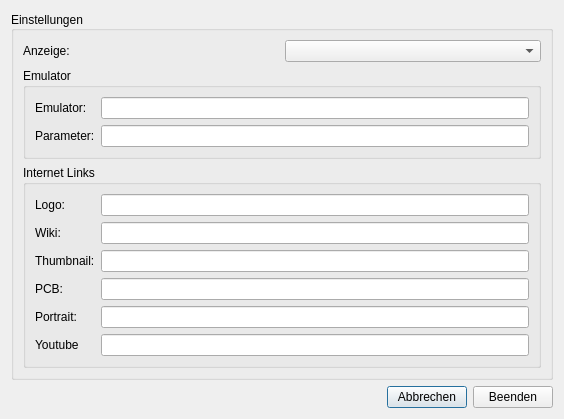
<?xml version="1.0" encoding="UTF-8"?>
<ui version="4.0">
 <class>SystemEditor</class>
 <widget class="QDialog" name="SystemEditor">
  <property name="geometry">
   <rect>
    <x>0</x>
    <y>0</y>
    <width>564</width>
    <height>378</height>
   </rect>
  </property>
  <property name="windowTitle">
   <string>Dialog</string>
  </property>
  <layout class="QGridLayout" name="gridLayout">
   <item row="1" column="0">
    <layout class="QHBoxLayout" name="horizontalLayout">
     <item>
      <spacer name="horizontalSpacer">
       <property name="orientation">
        <enum>Qt::Horizontal</enum>
       </property>
       <property name="sizeHint" stdset="0">
        <size>
         <width>40</width>
         <height>20</height>
        </size>
       </property>
      </spacer>
     </item>
     <item>
      <widget class="QPushButton" name="cmdCancel">
       <property name="text">
        <string>Abbrechen</string>
       </property>
      </widget>
     </item>
     <item>
      <widget class="QPushButton" name="cmdExit">
       <property name="text">
        <string>Beenden</string>
       </property>
      </widget>
     </item>
    </layout>
   </item>
   <item row="0" column="0">
    <widget class="QGroupBox" name="groupBox">
     <property name="sizePolicy">
      <sizepolicy hsizetype="Preferred" vsizetype="MinimumExpanding">
       <horstretch>0</horstretch>
       <verstretch>0</verstretch>
      </sizepolicy>
     </property>
     <property name="title">
      <string>Einstellungen</string>
     </property>
     <property name="alignment">
      <set>Qt::AlignLeading|Qt::AlignLeft|Qt::AlignVCenter</set>
     </property>
     <layout class="QGridLayout" name="gridLayout_3">
      <item row="0" column="0">
       <layout class="QHBoxLayout" name="horizontalLayout_2">
        <item>
         <widget class="QLabel" name="lblAnzeige">
          <property name="text">
           <string>Anzeige:</string>
          </property>
         </widget>
        </item>
        <item>
         <widget class="QComboBox" name="comboBox"/>
        </item>
       </layout>
      </item>
      <item row="1" column="0">
       <widget class="QGroupBox" name="groupBox_2">
        <property name="title">
         <string>Emulator</string>
        </property>
        <layout class="QGridLayout" name="gridLayout_4">
         <item row="0" column="0">
          <widget class="QLabel" name="lblExe">
           <property name="text">
            <string>Emulator:</string>
           </property>
          </widget>
         </item>
         <item row="0" column="1">
          <widget class="QLineEdit" name="edtExe"/>
         </item>
         <item row="1" column="0">
          <widget class="QLabel" name="lblExeParam">
           <property name="text">
            <string>Parameter:</string>
           </property>
          </widget>
         </item>
         <item row="1" column="1">
          <widget class="QLineEdit" name="edtExeParam"/>
         </item>
        </layout>
       </widget>
      </item>
      <item row="2" column="0">
       <widget class="QGroupBox" name="groupBox_3">
        <property name="title">
         <string>Internet Links</string>
        </property>
        <layout class="QGridLayout" name="gridLayout_2">
         <item row="0" column="1">
          <widget class="QLabel" name="label">
           <property name="text">
            <string>Logo:</string>
           </property>
          </widget>
         </item>
         <item row="3" column="3">
          <widget class="QLineEdit" name="edtPCB"/>
         </item>
         <item row="2" column="1">
          <widget class="QLabel" name="lblThumb">
           <property name="text">
            <string>Thumbnail:</string>
           </property>
          </widget>
         </item>
         <item row="1" column="1">
          <widget class="QLabel" name="lblWiki">
           <property name="text">
            <string>Wiki:</string>
           </property>
          </widget>
         </item>
         <item row="3" column="1">
          <widget class="QLabel" name="lblPCB">
           <property name="text">
            <string>PCB:</string>
           </property>
          </widget>
         </item>
         <item row="1" column="3">
          <widget class="QLineEdit" name="edtWiki"/>
         </item>
         <item row="2" column="3">
          <widget class="QLineEdit" name="edtThumb"/>
         </item>
         <item row="5" column="3">
          <widget class="QLineEdit" name="edtYoutube"/>
         </item>
         <item row="5" column="1">
          <widget class="QLabel" name="lblYoutube">
           <property name="text">
            <string>Youtube</string>
           </property>
          </widget>
         </item>
         <item row="0" column="3">
          <widget class="QLineEdit" name="edtLogo"/>
         </item>
         <item row="4" column="1">
          <widget class="QLabel" name="lblPortrait">
           <property name="text">
            <string>Portrait:</string>
           </property>
          </widget>
         </item>
         <item row="4" column="3">
          <widget class="QLineEdit" name="edtPortrait"/>
         </item>
        </layout>
       </widget>
      </item>
     </layout>
    </widget>
   </item>
  </layout>
 </widget>
 <resources/>
 <connections/>
</ui>
